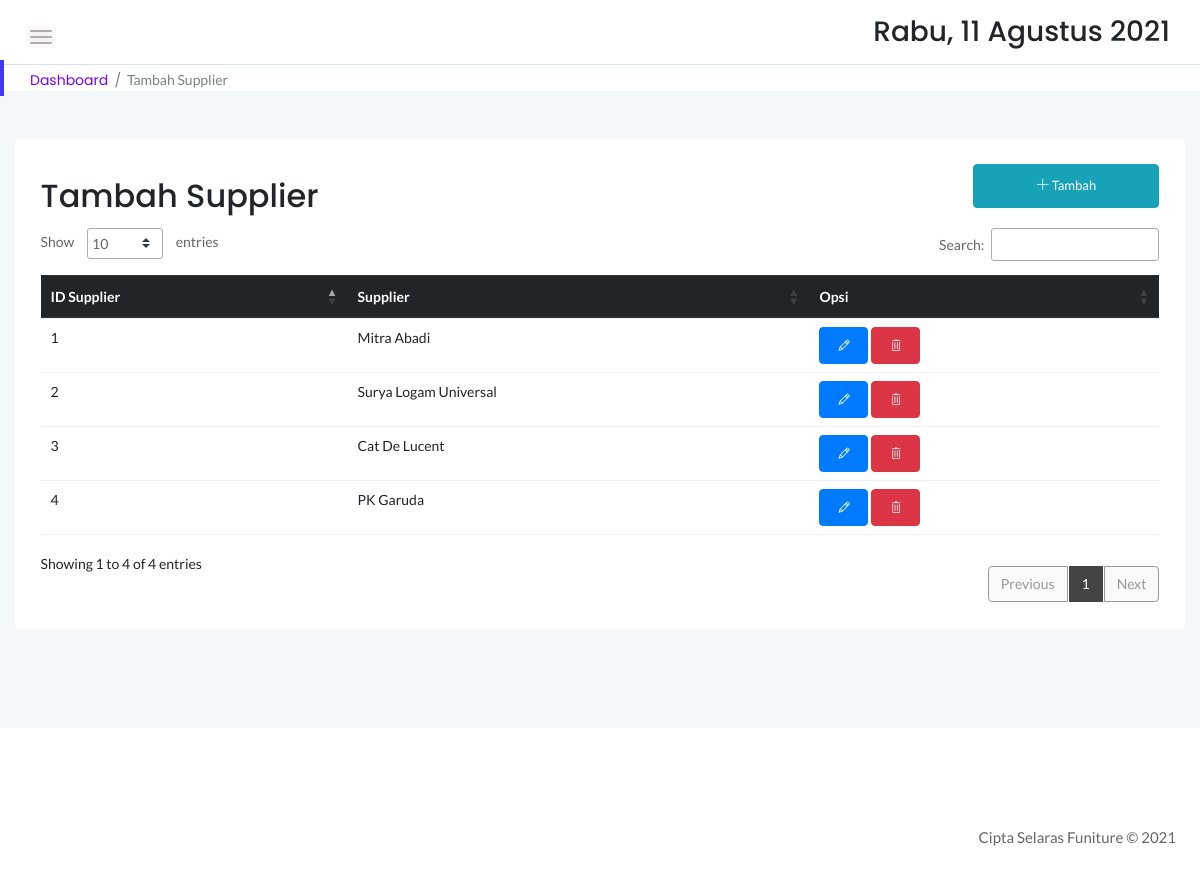
Screenshot of /stock/tambahSupp.php (signed in) with the database file from the repository.
### tables this page shows
CREATE TABLE `ssuplier_brg` (
  `id_supplier` int(11) NOT NULL,
  `nama_supplier` varchar(45) NOT NULL
);

### stock/tambahSupp.php (the view, shortened to what this page needs)
<!doctype html>
<html class="no-js" lang="en">
<?php
include '../dbconnect.php';
?>
<head>
  <link rel="stylesheet" href="assets/css/bootstrap.min.css">
  <link rel="stylesheet" href="assets/css/font-awesome.min.css">
  <link rel="stylesheet" href="assets/css/themify-icons.css">
  <link rel="stylesheet" href="assets/css/metisMenu.css">
  <link rel="stylesheet" href="assets/css/owl.carousel.min.css">
  <link rel="stylesheet" href="assets/css/slicknav.min.css">
  <link rel="stylesheet" href="https://www.amcharts.com/lib/3/plugins/export/export.css" type="text/css" media="all" />
  <link rel="stylesheet" type="text/css" href="https://cdn.datatables.net/1.10.19/css/jquery.dataTables.min.css">
  <link rel="stylesheet" type="text/css" href="https://cdn.datatables.net/1.10.19/css/jquery.dataTables.css">
  <link rel="stylesheet" type="text/css" href="https://cdn.datatables.net/1.10.18/css/dataTables.bootstrap4.min.css">
  <link rel="stylesheet" type="text/css" href="https://cdn.datatables.net/responsive/2.2.3/css/responsive.bootstrap.min.css">
  <link rel="stylesheet" type="text/css" href="https://cdn.datatables.net/responsive/2.2.3/css/responsive.jqueryui.min.css">
  <link rel="stylesheet" type="text/css" href="https://cdn.datatables.net/buttons/1.5.2/css/buttons.dataTables.min.css">
  <link rel="stylesheet" href="assets/css/mycss.css">
  <link rel="stylesheet" href="assets/css/typography.css">
  <link rel="stylesheet" href="assets/css/default-css.css">
  <link rel="stylesheet" href="assets/css/styles.css">
  <link rel="stylesheet" href="assets/css/responsive.css">
</head>
<body>
  <div class="page-container">
    <div class="main-content">
      <div class="header-area">
        <div class="row align-items-center">
          <div class="col-md-6 col-sm-8 clearfix">
            <div class="nav-btn pull-left">
              <span></span>
              <span></span>
              <span></span>
            </div>
          </div>
          <div class="col-md-6 col-sm-4 clearfix">
            <ul class="notification-area pull-right">
              <li>
                <h3>
                  <div class="date">
                  </div>
                </h3>
              </li>
            </ul>
          </div>
        </div>
      </div>
      <div class="page-title-area">
        <div class="row align-items-center">
          <div class="col-sm-6">
            <div class="breadcrumbs-area clearfix">
              <ul class="breadcrumbs pull-left">
                <li><a href="index.php">Dashboard</a></li>
                <li><span>Tambah Supplier</span></li>
              </ul>
            </div>
          </div>
          <div class="col-sm-6 clearfix">
          </div>
        </div>
      </div>
      <div class="main-content-inner">
        <div class="row mt-5 mb-5">
          <div class="col-12">
            <div class="card">
              <div class="card-body">
                <div class="d-sm-flex justify-content-between align-items-center">
                  <h2> Tambah Supplier</h2>
                  <button style="margin-bottom:20px" data-toggle="modal" data-target="#myModal" class="btn btn-info col-md-2"><span class="ti-plus"></span> Tambah</button>
                </div>
                <div class="data-tables datatable-dark">
                  <div class="table-responsive">
                    <table id="dataTable3" class="table table-hover">
                      <thead class="thead-dark">
                        <tr>
                          <th>ID Supplier</th>
                          <th>Supplier</th>
                          <th>Opsi</th>
                        </tr>
                      </thead>
                      <tbody>
                        <?php
                        $supply = mysqli_query($conn, "SELECT * from ssuplier_brg order by id_supplier DESC");
                        while ($dataSupp = mysqli_fetch_array($supply)) {
                          $id = $dataSupp['id_supplier'];
                        ?>
                          <tr>
                            <td><?php echo $id ?></td>
                            <td><?php echo $dataSupp['nama_supplier'] ?></td>
                            <td><button data-toggle="modal" data-target="#edit<?= $id; ?>" class="btn btn-primary ti-pencil"></button> <button data-toggle="modal" data-target="#del<?= $id; ?>" class="btn btn-danger ti-trash"></button></td>
                          </tr>
                        <?php
                        }
                        ?>
                      </tbody>
                    </table>
                  </div>
                </div>
              </div>
            </div>
          </div>
        </div>
      </div>
    </div>
  </div>
  <footer>
    <div class="footer-area p-4">
      <p class="text-right">Cipta Selaras Funiture &copy; 2021</p>
    </div>
  </footer>
</body>
</html>

### stock/assets/css/styles.css (style rules this page uses)
.page-container { width: 100%; height: 100%; min-height: 100vh; padding-left: 280px; -webkit-transition: padding-left 0.3s ease 0s; transition: padding-left 0.3s ease 0s; }
.card { border: none; border-radius: 4px; background-color: #fff; -webkit-transition: all 0.3s ease 0s; transition: all 0.3s ease 0s; }
.card-body { padding: 25.6px; padding: 1.6rem; }
.main-content { width: 100%; background: #F3F8FB; }
.main-content-inner { padding: 0 30px 50px; }
.header-area { padding: 15px 30px; background: #fff; border-bottom: 1px solid #d8e3e7; }
.nav-btn { margin-right: 30px; margin-top: 10px; cursor: pointer; }
.nav-btn span { display: block; width: 22px; height: 2px; background: #b3aaaa; margin: 4px 0; border-radius: 15px; -webkit-transition: all 0.3s ease 0s; transition: all 0.3s ease 0s; box-shadow: 0 0 0 4px rgba(99, 96, 96, 0.03); }
.notification-area { -webkit-user-select: none; -moz-user-select: none; -ms-user-select: none; user-select: none; position: relative; z-index: 1; }
.notification-area li { display: inline-block; margin-left: 20px; cursor: pointer; -webkit-user-select: none; -moz-user-select: none; -ms-user-select: none; user-select: none; }
.page-title-area { padding: 0 30px; background: #fff; position: relative; }
.page-title-area:before { content: ''; position: absolute; left: 0; top: 50%; width: 4px; height: 36px; background: var(--primary-color); -webkit-transform: translateY(-50%); transform: translateY(-50%); }
ul.breadcrumbs { margin-top: 4px; }
.breadcrumbs li { display: inline-block; }
.breadcrumbs li a, .breadcrumbs li span { display: block; font-size: 14px; font-weight: 400; color: #7801ff; letter-spacing: 0; margin-right: 16px; position: relative; }
.breadcrumbs li a:before { content: '/'; color: #768387; position: absolute; right: -13px; top: 0; }
.breadcrumbs li span { margin-right: 0; color: #768387; text-transform: capitalize; }
.footer-area { text-align: center; padding: 23px 0 19px; background: #fff; }
.footer-area p { color: #676666; margin-bottom: 0; }
.btn { padding: 11px 17px; font-size: 13px; letter-spacing: 0; }
table tr th { border-bottom: none; }
table tr th, table tr td { border-top: 1px solid rgba(120, 130, 140, 0.13) !important; }
table.dataTable.no-footer { border-bottom: 1px solid rgba(120, 130, 140, 0.13) !important; }
table.dataTable thead th, table.dataTable thead td { border-bottom-color: transparent; }
.datatable-dark thead { background: #444; color: #fff; }

### stock/assets/css/responsive.css (style rules this page uses)
@media (min-width: 1200px) and (max-width: 1364px) { .main-content-inner { padding: 0 15px 50px; } }
@media (min-width: 1200px) and (max-width: 1364px) { .page-container, .sbar_collapsed.page-container { padding-left: 0; } }

### rows the page displays
ssuplier_brg: id_supplier "4", nama_supplier "PK Garuda"
ssuplier_brg: id_supplier "3", nama_supplier "Cat De Lucent"
ssuplier_brg: id_supplier "2", nama_supplier "Surya Logam Universal"
ssuplier_brg: id_supplier "1", nama_supplier "Mitra Abadi"
